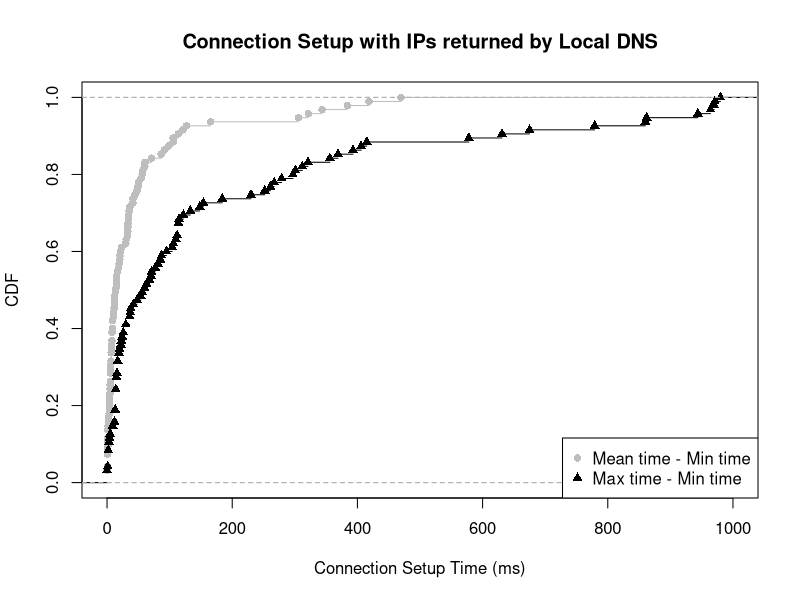

Source code (R):
mean_min <- c(0.000000, 165.517593, 1.257143, 15.333333, 4.907407, 8.000000, 13.166667, 121.250000, 50.068793, 14.366667, 0.833333, 4.333333, 57.300000, 5.000000, 2.300000, 1.000000, 41.500000, 44.555556, 321.496667, 15.500000, 10.200000, 12.000000, 20.433333, 418.609444, 7.277778, 3.833333, 35.388889, 0.500000, 29.958333, 20.500000, 49.583333, 91.333333, 60.666667, 41.277778, 1.600000, 0.833333, 33.333333, 8.833333, 34.125000, 30.666667, 8.833333, 19.333333, 6.000000, 34.666667, 5.833333, 305.860833, 4.750000, 10.633333, 127.000000, 0.833333, 8.000000, 343.664167, 383.819412, 0.000000, 105.500000, 47.833333, 21.555556, 469.583333, 54.388889, 33.500000, 6.666667, 2.400000, 8.525641, 16.388889, 1.333333, 7.666667, 12.333333, 36.666667, 5.214286, 3.500000, 12.185714, 18.597222, 0.000000, 32.833333, 1.280193, 56.107843, 3.750000, 3.944444, 6.666667, 60.333333, 71.145833, 113.833333, 11.333333, 23.000000, 6.333333, 5.333333, 33.166667, 1.333333, 5.333333, 1.291667, 7.500000, 14.727273, 105.625000, 86.500000, 98.055556)

max_min <- c(0.00, 943.99, 5.00, 87.00, 85.00, 16.00, 24.00, 301.00, 979.99, 71.00, 2.00, 17.00, 114.00, 13.00, 14.00, 2.00, 369.00, 122.00, 674.99, 56.00, 36.00, 70.00, 112.00, 970.99, 14.00, 12.00, 279.00, 1.00, 184.00, 63.00, 95.00, 148.00, 230.00, 154.00, 9.00, 4.00, 133.00, 23.00, 321.00, 81.00, 36.00, 77.00, 17.00, 60.00, 30.00, 969.99, 14.00, 22.00, 415.00, 2.00, 26.00, 963.99, 859.99, 0.00, 393.00, 114.00, 42.00, 862.00, 252.00, 110.00, 48.00, 20.00, 37.00, 115.00, 2.00, 38.00, 15.00, 106.00, 19.00, 9.00, 406.00, 267.00, 0.00, 312.00, 3.00, 779.00, 15.00, 13.00, 13.00, 104.00, 631.00, 261.00, 30.00, 68.00, 14.00, 17.00, 114.00, 3.00, 15.00, 14.00, 19.00, 54.00, 578.00, 356.00, 297.00)

mean_min_val = ecdf(mean_min)
max_min_val = ecdf(max_min)

plot(mean_min_val, lty=1, col="grey", xlab="Connection Setup Time (ms)", ylab="CDF", main="Connection Setup with IPs returned by Local DNS", xlim=c(0, 1000), pch=16)
lines(max_min_val, pch=17)

legend("bottomright",  pch = c(16, 17), legend=c("Mean time - Min time", "Max time - Min time"), col=c("grey", "black"))
